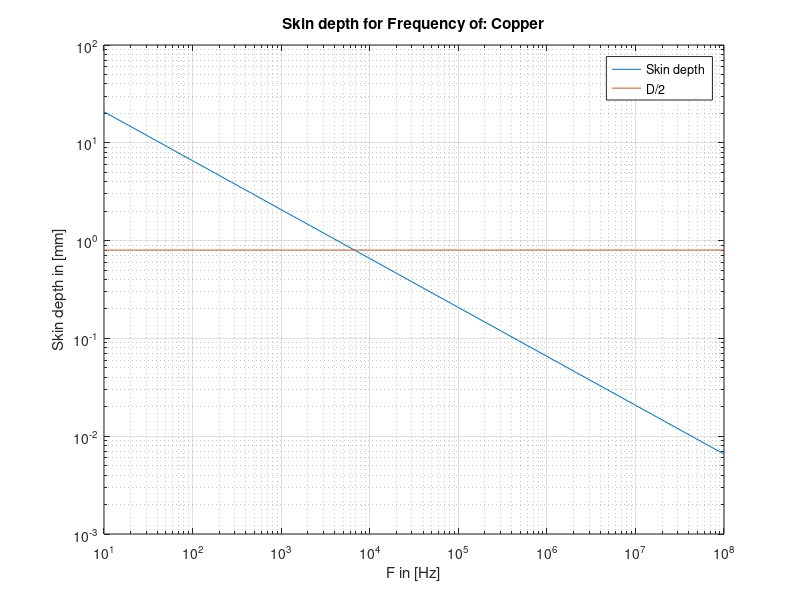
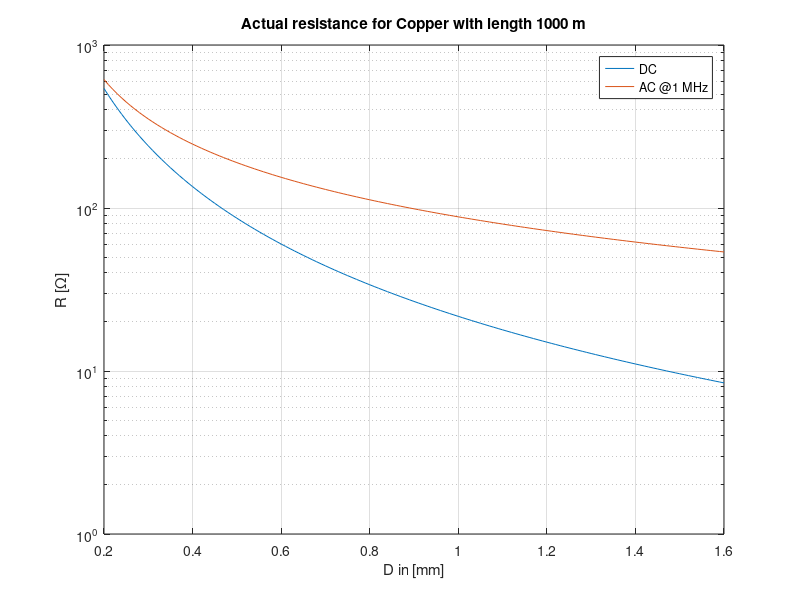

These charts were generated, in order, by the following MATLAB code:

% https://en.wikipedia.org/wiki/Skin_effect

% Material mostly from
% https://en.wikipedia.org/wiki/Electrical_resistivity_and_conductivity#Resistivity_and_conductivity_of_various_materials
%
% Ωmm^2/m = µΩm = 1e-4 Ωcm
%p=0.016;n="Silver"
p=0.017;n="Copper"
%p=0.0265;n="Aluminium"
%p=0.03;n="Brass (5% Zn)"
%p=0.06;n="Brass (30% Zn)"
%p=0.07;n="Nickel"
%p=0.08;n="Nitinol"
%p=0.1;n="Iron"
%p=0.42;n="Titan"
%p=0.72;n="Stainless Steel" % (1.4301, V2A)

F=1e6 % Hz
ur=1; % Diamagnetic ≈1; µr
u=1.257e-6 * ur; % µ
l=1e3 % Length of wire [m]

D=1.6; % Diameter [mm]
AWG=Inf; % disable with Inf, only valid for ≥0
if AWG != Inf
	D=0.127*92^((36-AWG)/39);
end
D

function Rdc = computeRdc(D, p, l=1)
	Rdc=l.*p./(pi()./4*D.^2);
end

function Rac = computeRac(D, d, p, l=1)
	Rdc=computeRdc(D, p, l);
	% https://de.wikipedia.org/wiki/Skin-Effekt#Berechnung
	x=(D./(4*d));
	if x < 1
		Rac=Rdc .* (1 + (x.^4)/3);  % AC Resistance in Ω
	else
		Rac=Rdc .* x./(1-1./(4*x)); % AC Resistance in Ω
	end
end

d=sqrt(p/(pi()*F*u)) % skin depth in mm
Rdc=computeRdc(D, p, l) % DC Resistance in Ω
Rac=computeRac(D, d, Rdc) % AC Resistance in Ω

f=logspace(1, 8, 7*3+1);
figure(1)
hold off
loglog(f, sqrt(p./(pi()*f*u)))
grid on
hold on
loglog(f, D/2*ones(size(f)))
xlabel("F in [Hz]")
ylabel("Skin depth in [mm]")
legend("Skin depth", "D/2")
title(["Skin depth for Frequency of: " n])

D=0.2:0.01:1.6; % in mm
figure(2)
hold off
semilogy(D, computeRdc(D, p, l))
grid on
hold on
semilogy(D, computeRac(D, d, p, l))
xlabel("D in [mm]")
ylabel("R [Ω]")
legend("DC", ["AC @" num2str(F/1e6) " MHz"])
title(["Actual resistance for " n " with length " num2str(l) " m"])

